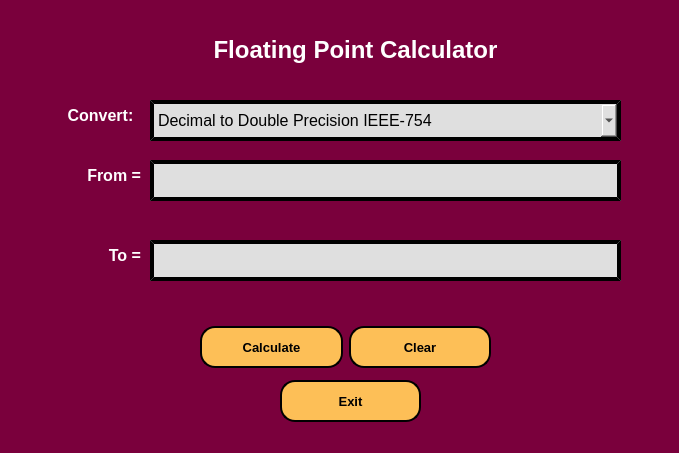
<?xml version="1.0" encoding="UTF-8"?>
<ui version="4.0">
 <class>MainWindow</class>
 <widget class="QMainWindow" name="MainWindow">
  <property name="geometry">
   <rect>
    <x>0</x>
    <y>0</y>
    <width>679</width>
    <height>453</height>
   </rect>
  </property>
  <property name="windowTitle">
   <string>Floating Point Calculator</string>
  </property>
  <property name="styleSheet">
   <string notr="true">background-color: rgb(122, 0, 60);</string>
  </property>
  <widget class="QWidget" name="centralwidget">
   <widget class="QLabel" name="label_7">
    <property name="geometry">
     <rect>
      <x>160</x>
      <y>20</y>
      <width>391</width>
      <height>61</height>
     </rect>
    </property>
    <property name="font">
     <font>
      <pointsize>18</pointsize>
      <weight>75</weight>
      <bold>true</bold>
     </font>
    </property>
    <property name="text">
     <string>&lt;html&gt;&lt;head/&gt;&lt;body&gt;&lt;p align=&quot;center&quot;&gt;&lt;span style=&quot; color:#ffffff;&quot;&gt;Floating Point Calculator&lt;/span&gt;&lt;/p&gt;&lt;/body&gt;&lt;/html&gt;</string>
    </property>
   </widget>
   <widget class="QLineEdit" name="line_2">
    <property name="geometry">
     <rect>
      <x>150</x>
      <y>160</y>
      <width>471</width>
      <height>41</height>
     </rect>
    </property>
    <property name="font">
     <font>
      <pointsize>10</pointsize>
     </font>
    </property>
    <property name="styleSheet">
     <string notr="true">background-color: rgb(223, 223, 223);
border-style: outset;
border-width: 4px;
border-color: black;
padding: 4px;</string>
    </property>
    <property name="maxLength">
     <number>64</number>
    </property>
   </widget>
   <widget class="QLabel" name="label_2">
    <property name="geometry">
     <rect>
      <x>60</x>
      <y>160</y>
      <width>81</width>
      <height>31</height>
     </rect>
    </property>
    <property name="text">
     <string>&lt;html&gt;&lt;head/&gt;&lt;body&gt;&lt;p align=&quot;right&quot;&gt;&lt;span style=&quot; font-size:12pt; font-weight:600; color:#ffffff;&quot;&gt;From =&lt;/span&gt;&lt;/p&gt;&lt;/body&gt;&lt;/html&gt;</string>
    </property>
   </widget>
   <widget class="QLineEdit" name="line_3">
    <property name="geometry">
     <rect>
      <x>150</x>
      <y>240</y>
      <width>471</width>
      <height>41</height>
     </rect>
    </property>
    <property name="font">
     <font>
      <pointsize>10</pointsize>
     </font>
    </property>
    <property name="styleSheet">
     <string notr="true">background-color: rgb(223, 223, 223);
border-style: outset;
border-width: 4px;
border-color: black;
padding: 4px;</string>
    </property>
    <property name="text">
     <string/>
    </property>
    <property name="readOnly">
     <bool>true</bool>
    </property>
   </widget>
   <widget class="QLabel" name="label_3">
    <property name="geometry">
     <rect>
      <x>40</x>
      <y>240</y>
      <width>101</width>
      <height>31</height>
     </rect>
    </property>
    <property name="text">
     <string>&lt;html&gt;&lt;head/&gt;&lt;body&gt;&lt;p align=&quot;right&quot;&gt;&lt;span style=&quot; font-size:12pt; font-weight:600; color:#ffffff;&quot;&gt;To =&lt;/span&gt;&lt;/p&gt;&lt;/body&gt;&lt;/html&gt;</string>
    </property>
   </widget>
   <widget class="QWidget" name="layoutWidget">
    <property name="geometry">
     <rect>
      <x>200</x>
      <y>310</y>
      <width>291</width>
      <height>74</height>
     </rect>
    </property>
    <layout class="QHBoxLayout" name="horizontalLayout">
     <item>
      <widget class="QPushButton" name="go_btn">
       <property name="font">
        <font>
         <pointsize>10</pointsize>
         <weight>75</weight>
         <bold>true</bold>
        </font>
       </property>
       <property name="cursor">
        <cursorShape>PointingHandCursor</cursorShape>
       </property>
       <property name="styleSheet">
        <string notr="true">background-color: rgb(253, 191, 87);
height: 30px;
border-style: outset;
border-width: 2px;
border-radius: 15px;
border-color: black;
padding: 4px;</string>
       </property>
       <property name="text">
        <string>Calculate</string>
       </property>
       <property name="shortcut">
        <string>Return, Enter</string>
       </property>
      </widget>
     </item>
     <item>
      <widget class="QPushButton" name="clr_btn">
       <property name="font">
        <font>
         <pointsize>10</pointsize>
         <weight>75</weight>
         <bold>true</bold>
        </font>
       </property>
       <property name="cursor">
        <cursorShape>PointingHandCursor</cursorShape>
       </property>
       <property name="styleSheet">
        <string notr="true">background-color: rgb(253, 191, 87);
height: 30px;
border-style: outset;
border-width: 2px;
border-radius: 15px;
border-color: black;
padding: 4px;</string>
       </property>
       <property name="text">
        <string>Clear</string>
       </property>
       <property name="shortcut">
        <string>Esc</string>
       </property>
      </widget>
     </item>
    </layout>
   </widget>
   <widget class="QLabel" name="label">
    <property name="geometry">
     <rect>
      <x>60</x>
      <y>100</y>
      <width>81</width>
      <height>31</height>
     </rect>
    </property>
    <property name="font">
     <font>
      <pointsize>12</pointsize>
     </font>
    </property>
    <property name="text">
     <string>&lt;html&gt;&lt;head/&gt;&lt;body&gt;&lt;p align=&quot;center&quot;&gt;&lt;span style=&quot; font-weight:600; color:#ffffff;&quot;&gt;Convert:&lt;/span&gt;&lt;/p&gt;&lt;/body&gt;&lt;/html&gt;</string>
    </property>
    <property name="alignment">
     <set>Qt::AlignRight|Qt::AlignTrailing|Qt::AlignVCenter</set>
    </property>
   </widget>
   <widget class="QComboBox" name="comboBox">
    <property name="geometry">
     <rect>
      <x>150</x>
      <y>100</y>
      <width>471</width>
      <height>41</height>
     </rect>
    </property>
    <property name="font">
     <font>
      <pointsize>12</pointsize>
     </font>
    </property>
    <property name="styleSheet">
     <string notr="true">background-color: rgb(223, 223, 223);
border-style: outset;
border-width: 4px;
border-color: black;
padding: 4px;</string>
    </property>
    <item>
     <property name="text">
      <string>Decimal to Double Precision IEEE-754</string>
     </property>
    </item>
    <item>
     <property name="text">
      <string>Double Precision IEEE-754 to Decimal</string>
     </property>
    </item>
   </widget>
   <widget class="QPushButton" name="exit_btn">
    <property name="geometry">
     <rect>
      <x>280</x>
      <y>380</y>
      <width>141</width>
      <height>42</height>
     </rect>
    </property>
    <property name="font">
     <font>
      <pointsize>10</pointsize>
      <weight>75</weight>
      <bold>true</bold>
     </font>
    </property>
    <property name="cursor">
     <cursorShape>PointingHandCursor</cursorShape>
    </property>
    <property name="styleSheet">
     <string notr="true">background-color: rgb(253, 191, 87);
height: 30px;
border-style: outset;
border-width: 2px;
border-radius: 15px;
border-color: black;
padding: 4px;</string>
    </property>
    <property name="text">
     <string>Exit</string>
    </property>
    <property name="shortcut">
     <string>Esc</string>
    </property>
   </widget>
  </widget>
  <widget class="QStatusBar" name="statusbar"/>
 </widget>
 <resources/>
 <connections/>
</ui>
